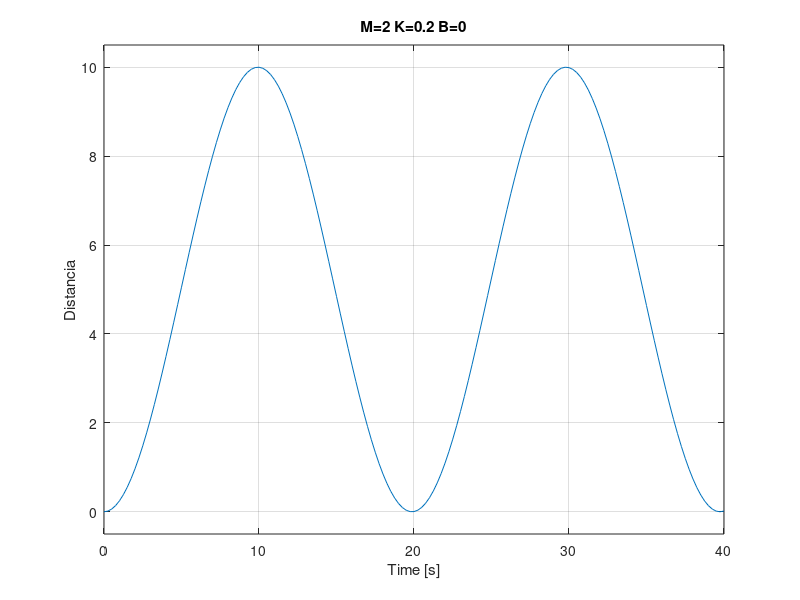

Source code (MATLAB):
% Ejercicio 1.2 Ejercicios a realizar
% Ej 1
clearvars;
m = 2;
b = 0.1;
k = 0.2;
sys1 = tf(1,[m, b ,k]);

t = 0:0.25:40;

% Apartado a
subplot(2,2,1)
step(sys1,t);

% Apartado b
%impulse(sys1,10)

% Apartado c
pole(sys1);
zero(sys1);


title("M=2 K=0.1 B=0.2")
ylabel("Distancia")
% Apartado d
m = 10;
sys2 = tf(1,[m, b ,k]);

% Aumentado M
subplot(2,2,2)
step(sys2,t)
title("M=10 K=0.1 B=0.2")
ylabel("Distancia")

% Aumentando K
k = 20;
m = 2;
sys3 = tf(1,[m, b ,k]);
subplot(2,2,3)
step(sys3,t)
title("M=2 K=20 B=0.2")
ylabel("Distancia")

% Aumentando b
k = 0.2;
b = 0;
sys4 = tf(1,[m, b ,k]);

subplot(2,2,4)
step(sys4,t)
title("M=2 K=0.2 B=0")
ylabel("Distancia")



